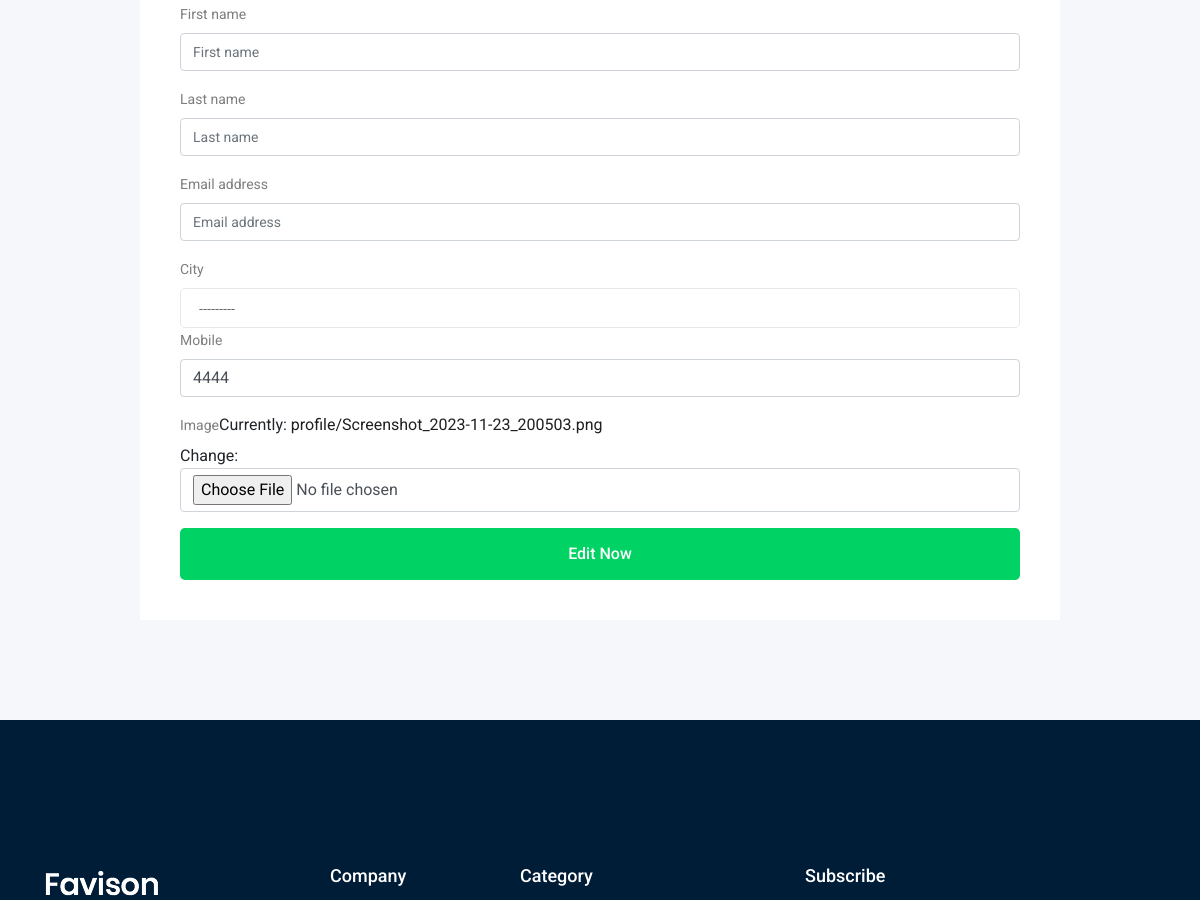
Before: /accounts/profile/edite/ (signed in, middle part) with the older database file.
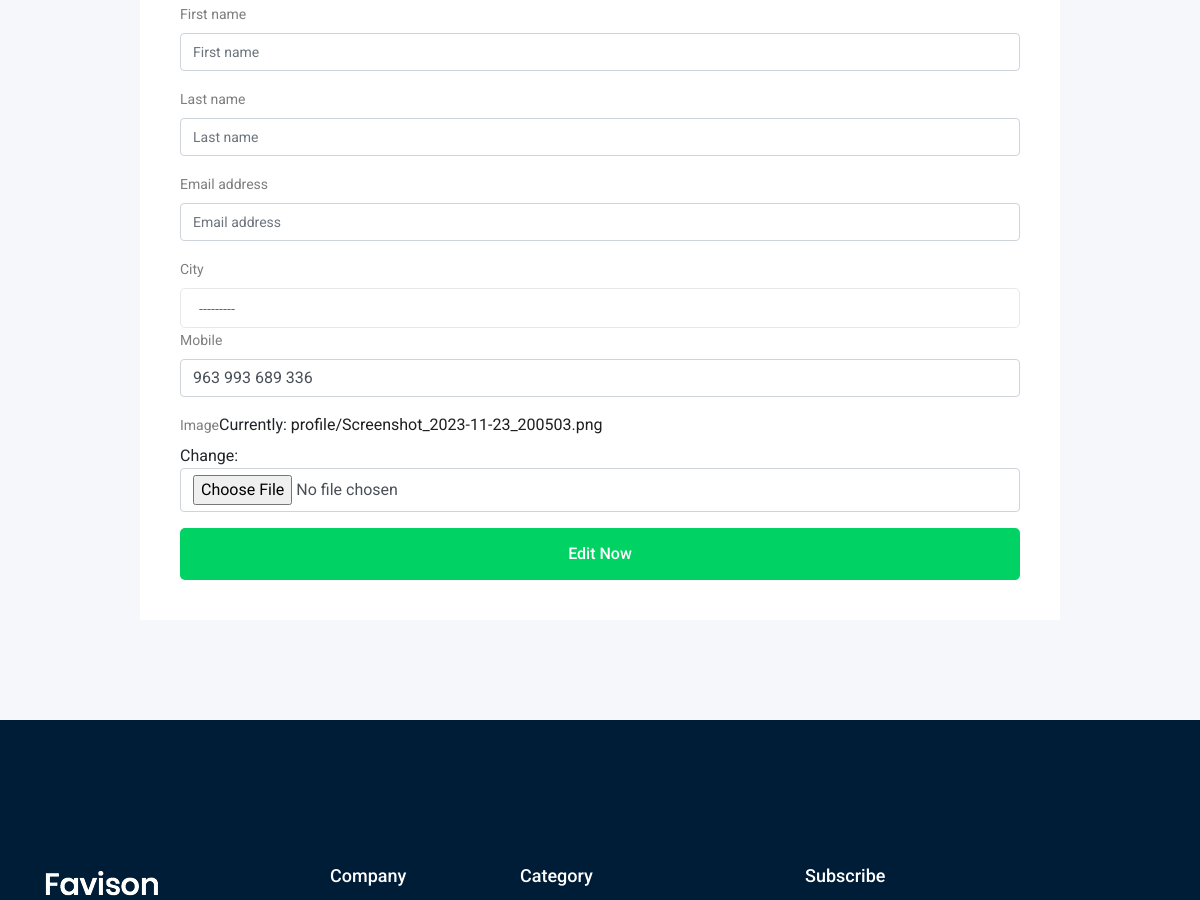
After: the same page with the newer database file.
### accounts/models.py (models this page shows, shortened)
class Profile(models.Model):
    user=models.OneToOneField(User, on_delete=models.CASCADE)
    mobile= models.CharField(max_length=15)
    image=models.ImageField(upload_to='profile/')
    city= models.ForeignKey('City', related_name='profile_city', on_delete=models.CASCADE,null=True,blank=True)

### accounts/views.py (the view, shortened to what this page needs)
# urls.py: path('profile/edite/',views.profile_edit,name='profile_edit'),
def profile_edit(request):
    ob_profile=Profile.objects.get(user=request.user)
    ob_user=User.objects.get(username=request.user)
    if request.method=='GET':
        profileform=ProfileForm(instance=ob_profile)
        userform =UserForm(instance=request.user)
        return render(request,'account/profile_edit.html',{'userform':userform , 'profileform':profileform})

### accounts/forms.py
class UserForm(forms.ModelForm):
    class Meta:
        model = User
        fields = ['username','first_name','last_name','email']

class ProfileForm(forms.ModelForm):
    class Meta:
        model = Profile
        fields = ['city','mobile','image']

### accounts/models.py (called while the page is built)
    def __str__(self):
        return self.name

### accounts/templates/account/profile_edit.html (shortened to what this page needs)
{% extends 'base.html' %}
{% load django_bootstrap5 %}
{% block body %}
    <div class="job_details_area">
        <div class="container">
            <div class="row">
                <div class="col-lg-10 mx-auto">
                    <div class="apply_job_form white-bg">
                        <form  method='POST' enctype='multipart/form-data'>
                            {% bootstrap_form userform %}
                            {% bootstrap_form profileform %}
                                <button class="boxed-btn3 w-100" type="submit">Edit Now</button>
                        </form>
                    </div>
                </div>
            </div>
        </div>
    </div>
 {% endblock %}

Changed rows visible on the page:
changed Profile: mobile "4444" → "963 993 689 336"
